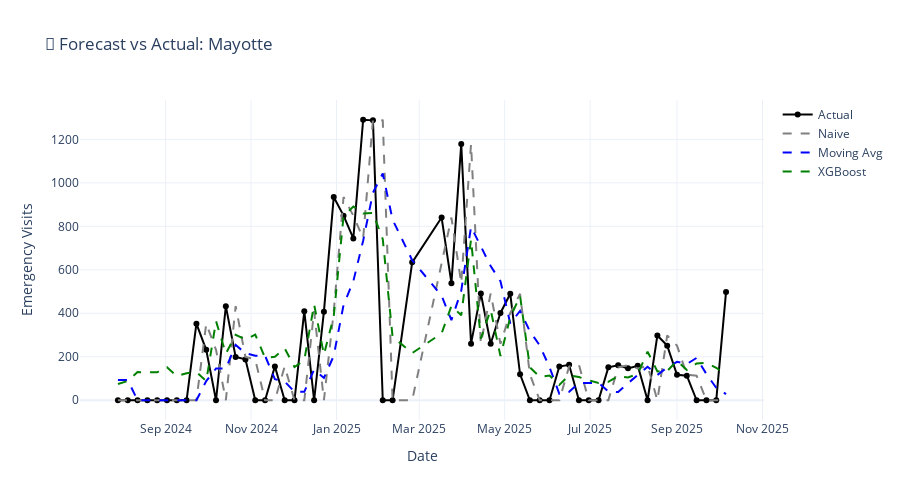

Write notebook code for a chart like this one.
### Code cell
if df is not None and target_col:
    # Pick one region for detailed visualization
    sample_region = test['region'].value_counts().index[0]
    test_sample = test[test['region'] == sample_region].sort_values('date')

    fig = go.Figure()

    # Actual values
    fig.add_trace(go.Scatter(
        x=test_sample['date'],
        y=test_sample[target_col],
        mode='lines+markers',
        name='Actual',
        line=dict(color='black', width=2)
    ))

    # Predictions from different models
    colors = {'pred_naive': 'gray', 'pred_ma': 'blue', 'pred_xgb': 'green'}
    names = {'pred_naive': 'Naive', 'pred_ma': 'Moving Avg', 'pred_xgb': 'XGBoost'}

    for pred_col, color in colors.items():
        if pred_col in test_sample.columns:
            fig.add_trace(go.Scatter(
                x=test_sample['date'],
                y=test_sample[pred_col],
                mode='lines',
                name=names[pred_col],
                line=dict(color=color, width=2, dash='dash')
            ))

    fig.update_layout(
        title=f'🔮 Forecast vs Actual: {sample_region}',
        xaxis_title='Date',
        yaxis_title='Emergency Visits',
        height=500,
        template='plotly_white',
        hovermode='x unified'
    )

    viz_path = BASE_PATH / 'visualizations'
    viz_path.mkdir(exist_ok=True)
    fig.write_html(viz_path / 'forecast_comparison.html')
    fig.show()
    print(f"\n Saved: forecast_comparison.html")
